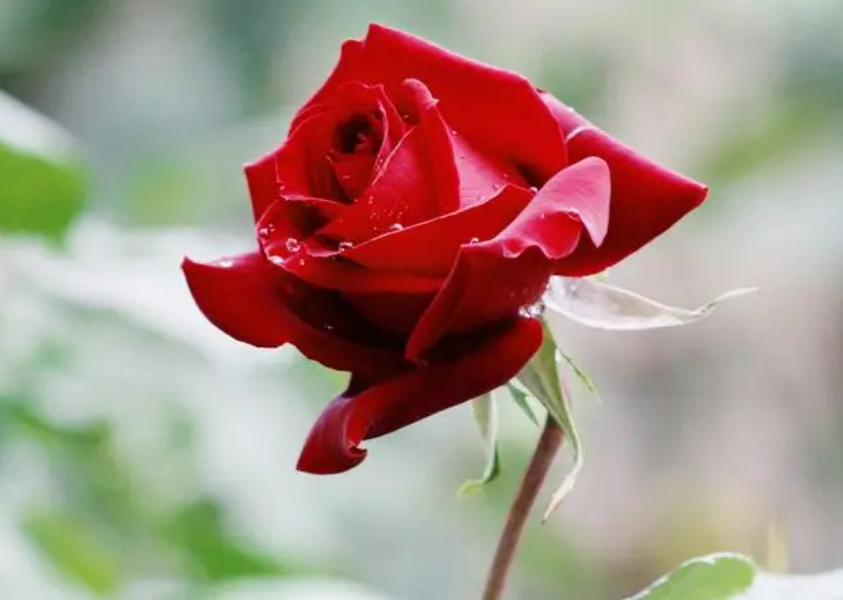
#> input picture 103-魏星/week3/flower.png, 843 x 600 px
$ python histogram.py
#> lines starting #> are read from the running program, lines starting #| are printed output that depends on the picture
#> further down, img is the input picture: shape (600, 843, 3); mean B, G, R 132.9, 144.5, 166.1
import cv2
import numpy as np
import matplotlib.pyplot as plt

'''
直方图
反应了图像中的灰度分布规律，描述了每个灰度有多个像素个数；
图像直方图包括灰度直方图、颜色直方图；

绘制直方图可使用自定义方法、也可以使用函数calcHist
函数原型：calcHist(images, channels, mask, histSize, ranges, hist=None, accumulate=None)
images：图像矩阵，例如：[image]
channels：通道数，例如：0
mask：掩膜，一般为：None
histSize：直方图大小，一般等于灰度级数
ranges：横轴范围

'''

'''
自定义方法，计算灰度图像直方图
定义一个256长度的数组，用于存储每个像素(0-255)的个数
然后画直方图,x轴为0-255，y轴为该数组

'''
def histogram_gray_div(img):
    arr_x = np.array(range(256))
    arr = np.zeros((1, 256))

    w, h, c = img.shape
    for i in range(c):
        for x in range(w):
            for y in range(h):
                arr[0][img[x, y, i]] += 1

    plt.figure()
    # plt.bar(arr_x, arr[0])
    plt.plot(arr_x, arr[0])
    plt.show()

# 自定义计算图像彩色直方图
def histogram_color_div(img):
    w, h, c = img.shape
#> w = 600; h = 843; c = 3

    arr_x = np.array(range(256))
    arr = np.zeros((c,256))
    colors=["b","g","r"]

    for i in range(c):
        for x in range(w):
            for y in range(h):
                arr[i][img[x, y, i]] += 1

    plt.figure()
    for i in range(c):
        # plt.bar(arr_x, arr[i])
        plt.plot(arr_x,arr[i],colors[i])
    plt.show()
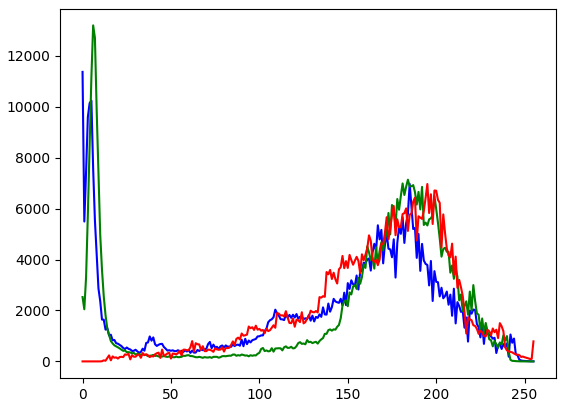
#> figure drawn by matplotlib, 1 panel; curve peaks at x = 0, y = 11365; curve peaks at x = 6, y = 13190; curve peaks at x = 195, y = 6964


img = cv2.imread("flower.png")
histogram_color_div(img)

$ run again, with 103-魏星/week3/test.jpg saved as 103-魏星/week3/flower.png
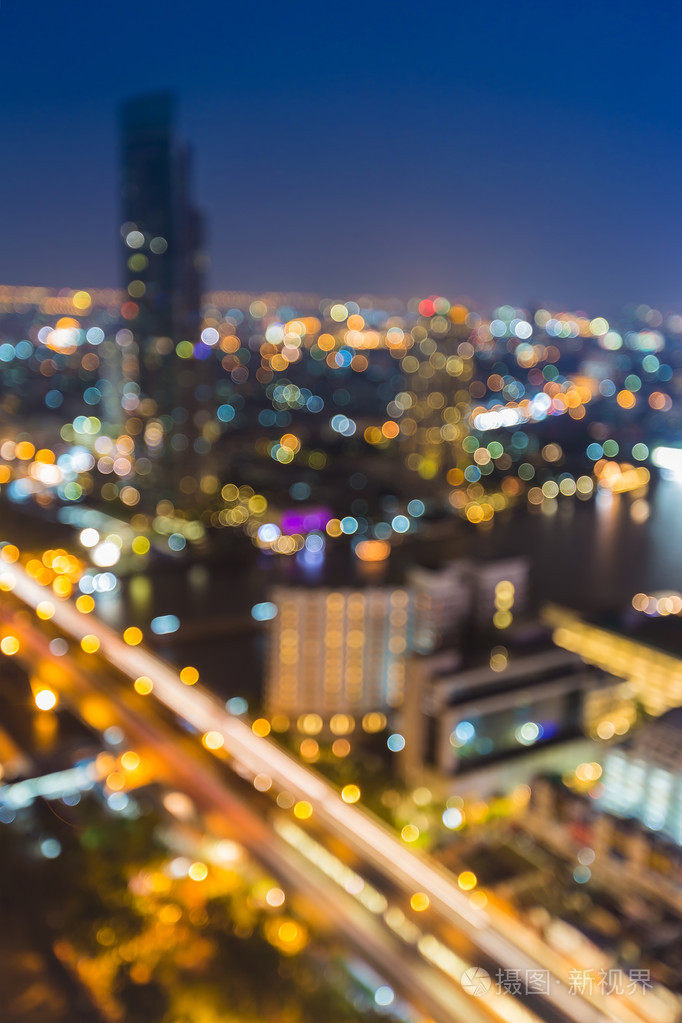
#> input picture 103-魏星/week3/test.jpg, 682 x 1023 px
#> img is the input picture: shape (1023, 682, 3); mean B, G, R 89.8, 94.2, 100.6
#> in histogram_color_div, `plt.show()`:
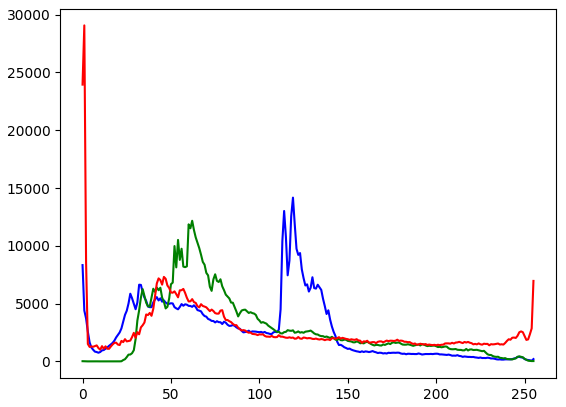
#> figure drawn by matplotlib, 1 panel; curve peaks at x = 119, y = 14169; curve peaks at x = 62, y = 12167; curve peaks at x = 1, y = 29068
